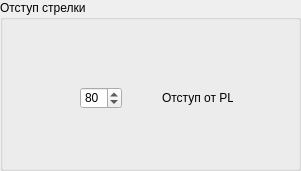
       <widget class="QGroupBox" name="groupBox_22">
        <property name="geometry">
         <rect>
          <x>0</x>
          <y>280</y>
          <width>301</width>
          <height>171</height>
         </rect>
        </property>
        <property name="title">
         <string>Отступ стрелки</string>
        </property>
        <widget class="QLabel" name="label_46">
         <property name="geometry">
          <rect>
           <x>120</x>
           <y>78</y>
           <width>61</width>
           <height>41</height>
          </rect>
         </property>
         <property name="styleSheet">
          <string notr="true">border-image: url(:/prefix/images/arrows.png)</string>
         </property>
         <property name="text">
          <string/>
         </property>
        </widget>
        <widget class="QLabel" name="label_60">
         <property name="geometry">
          <rect>
           <x>80</x>
           <y>130</y>
           <width>141</width>
           <height>31</height>
          </rect>
         </property>
         <property name="styleSheet">
          <string notr="true">background-image: url(:/prefix/images/rc.png)</string>
         </property>
         <property name="text">
          <string/>
         </property>
        </widget>
        <widget class="QLabel" name="label_61">
         <property name="geometry">
          <rect>
           <x>115</x>
           <y>20</y>
           <width>71</width>
           <height>41</height>
          </rect>
         </property>
         <property name="styleSheet">
          <string notr="true">background-image: url(:/prefix/images/arrow.png)</string>
         </property>
         <property name="text">
          <string/>
         </property>
        </widget>
        <widget class="QLabel" name="label_62">
         <property name="geometry">
          <rect>
           <x>162</x>
           <y>90</y>
           <width>71</width>
           <height>16</height>
          </rect>
         </property>
         <property name="text">
          <string>Отступ от РЦ</string>
         </property>
        </widget>
        <widget class="QSpinBox" name="marginArrowSpin">
         <property name="geometry">
          <rect>
           <x>80</x>
           <y>87</y>
           <width>42</width>
           <height>22</height>
          </rect>
         </property>
         <property name="value">
          <number>80</number>
         </property>
        </widget>
       </widget>
